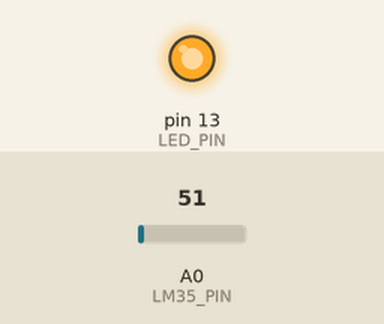
Recording of a sketch running on a simulated Arduino Uno, built with avr-gcc and run on an emulated ATmega328P. Parts: output pins drawn as LEDs (lit = HIGH). Inputs (shaded band) come from the test bench; at power-on: A0 (LM35_PIN) = 51.

Above: at 0.1 s.
Timing chart, 0 to 1.6 s (numbered marks = the images above):
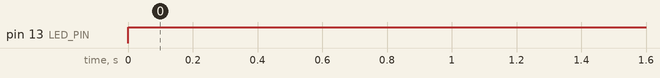

Measured:
- by itself, pin 13 (LED_PIN): LOW → HIGH at 0.00 s

The sketch:

led_blink_Assignment_Delay.ino
```cpp
#include "delay_ms.h"//Including the Header file
//Arduino Pin Declaration
const int LM35_PIN = A0;    // Analog Input pin for LM35 temperature sensor
const int LED_PIN = 13;     // Arduino Digital Output pin 13 for  LED


int temperature = 0;        // Assume Initial temperature value is 0

void setup() {
  pinMode(LED_PIN, OUTPUT);   // Pin Type like LED pin as output
  Serial.begin(9600);         // Initialize serial communication for debugging 9600 baurd rate
}

void loop() {

  int sensorValue = analogRead(LM35_PIN);//// Read temperature value  from LM35 sensor as input
  temperature = map(sensorValue, 0, 1023, 0, 500);  // Map sensor value to temperature range (0°C to 50°C)

  // Check temperature and control LED blinking
  if (temperature < 30) {
   digitalWrite(LED_PIN,HIGH);//Turn on the led light for every 250 delay milliseconds
   delay_ms(250);   //
  }
  else if(temperature>=30) {
    digitalWrite(LED_PIN,HIGH);//Turn on the led light for every 250 delay milliseconds
    delay_ms(500);   //  assigning delay interval 500 to calculate the delay
  }
  return 0;
}
```

delay_ms.cpp
```cpp
void delay_ms(unsigned int userdelay_ms)//here userdelay_ms is userdefined variable
{
userdelay_ms=userdelay_ms*12000;//Arm microcontroller system frequency 12Mhz its which gives the required Delay
while(userdelay_ms--);//It gives the functionality of the delay in milli seconds
}

/*
void delay_us(unsigned int userdelay_us)
{
userdelay_us=userdelay_us*12;//Arm microcontroller system frequency 12Mhz its which gives the required Delay
while(userdelay_us--);//It gives the functionality of the delay in milli seconds
}
void delay_s(unsigned int userdelay_s)
{
userdelay_s=userdelay_s*12000000;//Arm microcontroller system frequency 12Mhz its which gives the required Delay
while(userdelay_s--);//It gives the functionality of the delay in milli seconds
}
*/
```

delay_ms.h
```cpp
void delay_ms(unsigned int userdelay_ms);
/*
void delay_s(unsigned int userdelay_s);
void delay_us(unsigned int userdelay_us);
*/
```
